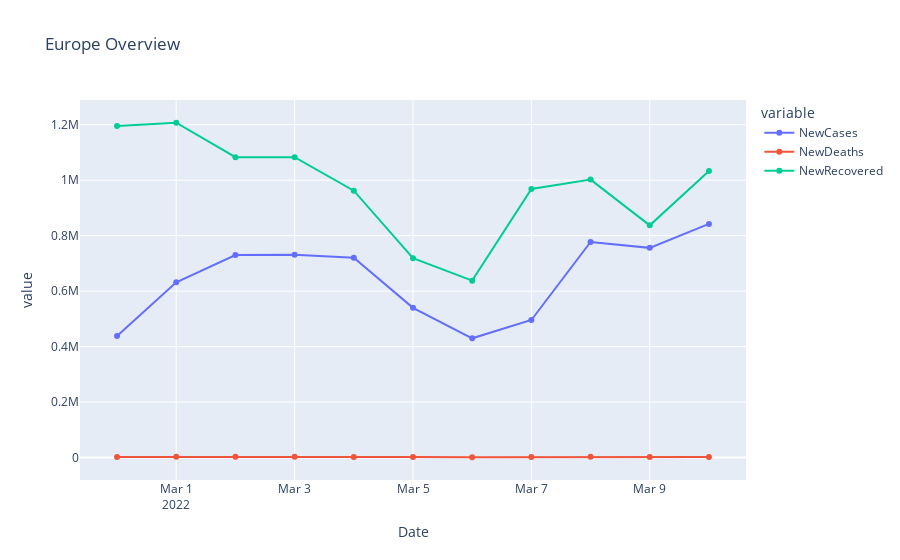
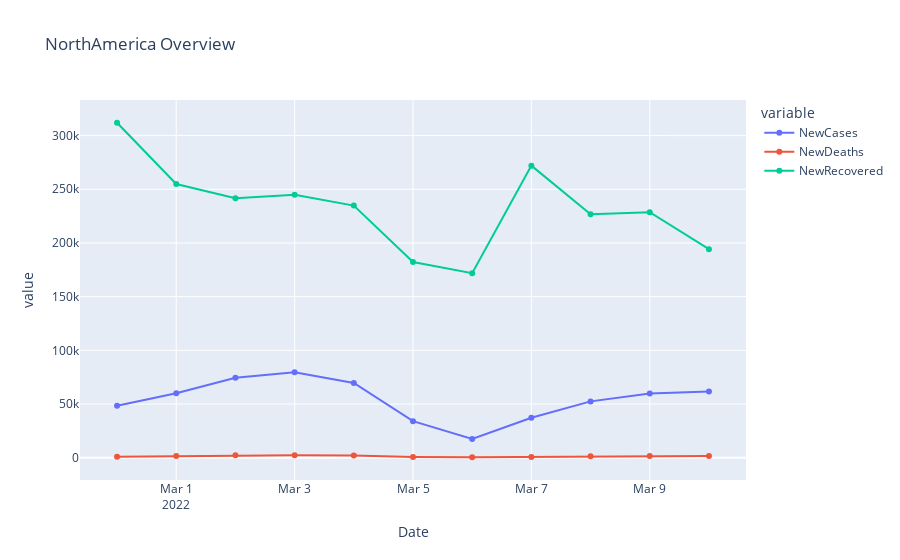
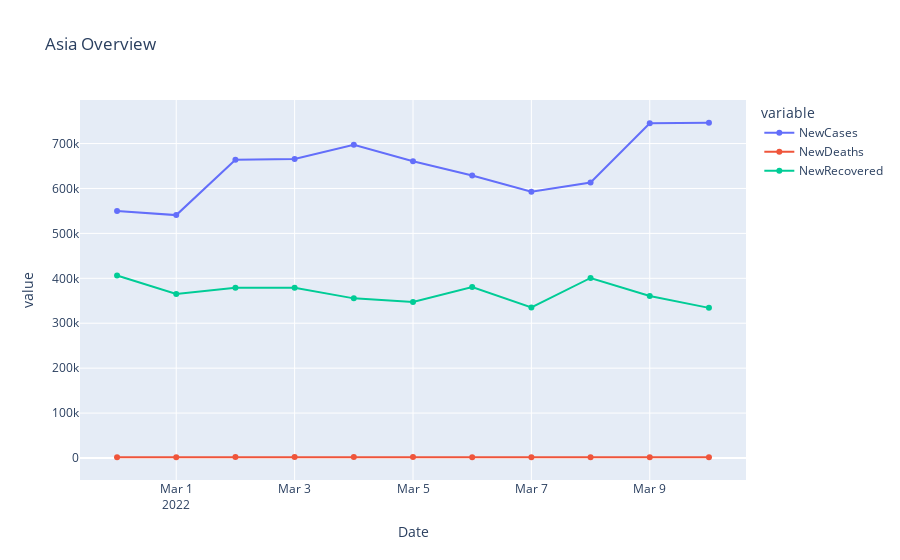
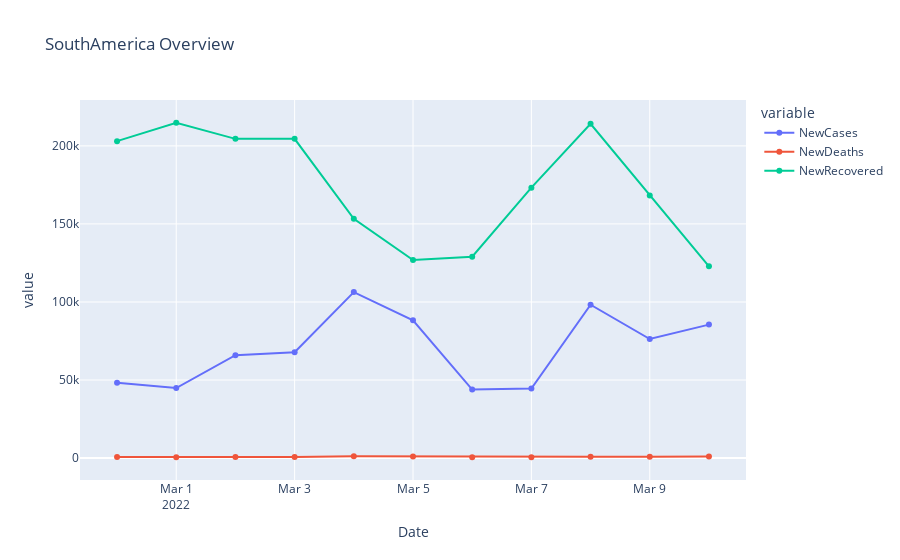

Notebook cell for these charts, in order:
### Code cell
for continent in continents:
    continent_df_day = df_covid_by_day_plots[df_covid_by_day_plots['Continent'] == continent]
    
    #continent_df_day.set_index('Date',inplace=True)
    continent_df_day = continent_df_day.groupby(by='Date').sum().reset_index()
    
    title = continent + " Overview"
    fig = px.line(continent_df_day, x="Date", y=['NewCases', 'NewDeaths','NewRecovered'], markers = True, title=title)
    fig.show()

### Figure 1 — Plotly figure (JSON) as saved in the notebook; plotly's stock layout.template omitted (floating-point values rounded to 4 significant figures)
{"data": [{"hovertemplate": "variable=NewCases<br>Date=%{x}<br>value=%{y}<extra></extra>", "legendgroup": "NewCases", "line": {"color": "#636efa", "dash": "solid"}, "marker": {"symbol": "circle"}, "mode": "lines+markers", "name": "NewCases", "orientation": "v", "showlegend": true, "type": "scatter", "x": ["2022-02-28T00:00:00", "2022-03-01T00:00:00", "2022-03-02T00:00:00", "2022-03-03T00:00:00", "2022-03-04T00:00:00", "2022-03-05T00:00:00", "2022-03-06T00:00:00", "2022-03-07T00:00:00", "2022-03-08T00:00:00", "2022-03-09T00:00:00", "2022-03-10T00:00:00"], "xaxis": "x", "y": [438608, 631745, 730262, 731256, 720211, 539851, 429928, 496107, 777168, 756033, 842448], "yaxis": "y"}, {"hovertemplate": "variable=NewDeaths<br>Date=%{x}<br>value=%{y}<extra></extra>", "legendgroup": "NewDeaths", "line": {"color": "#EF553B", "dash": "solid"}, "marker": {"symbol": "circle"}, "mode": "lines+markers", "name": "NewDeaths", "orientation": "v", "showlegend": true, "type": "scatter", "x": ["2022-02-28T00:00:00", "2022-03-01T00:00:00", "2022-03-02T00:00:00", "2022-03-03T00:00:00", "2022-03-04T00:00:00", "2022-03-05T00:00:00", "2022-03-06T00:00:00", "2022-03-07T00:00:00", "2022-03-08T00:00:00", "2022-03-09T00:00:00", "2022-03-10T00:00:00"], "xaxis": "x", "y": [2269, 2651, 2628, 2628, 2552, 1888, 1268, 1932, 2982, 2311, 2153], "yaxis": "y"}, {"hovertemplate": "variable=NewRecovered<br>Date=%{x}<br>value=%{y}<extra></extra>", "legendgroup": "NewRecovered", "line": {"color": "#00cc96", "dash": "solid"}, "marker": {"symbol": "circle"}, "mode": "lines+markers", "name": "NewRecovered", "orientation": "v", "showlegend": true, "type": "scatter", "x": ["2022-02-28T00:00:00", "2022-03-01T00:00:00", "2022-03-02T00:00:00", "2022-03-03T00:00:00", "2022-03-04T00:00:00", "2022-03-05T00:00:00", "2022-03-06T00:00:00", "2022-03-07T00:00:00", "2022-03-08T00:00:00", "2022-03-09T00:00:00", "2022-03-10T00:00:00"], "xaxis": "x", "y": [1195673, 1207050, 1082923, 1082923, 962173, 719040, 637883, 968520, 1002120, 837165, 1033432], "yaxis": "y"}], "layout": {"legend": {"title": {"text": "variable"}, "tracegroupgap": 0}, "title": {"text": "Europe Overview"}, "xaxis": {"anchor": "y", "domain": [0, 1], "title": {"text": "Date"}}, "yaxis": {"anchor": "x", "domain": [0, 1], "title": {"text": "value"}}}}

### Figure 2 — Plotly figure (JSON) as saved in the notebook; plotly's stock layout.template omitted (floating-point values rounded to 4 significant figures)
{"data": [{"hovertemplate": "variable=NewCases<br>Date=%{x}<br>value=%{y}<extra></extra>", "legendgroup": "NewCases", "line": {"color": "#636efa", "dash": "solid"}, "marker": {"symbol": "circle"}, "mode": "lines+markers", "name": "NewCases", "orientation": "v", "showlegend": true, "type": "scatter", "x": ["2022-02-28T00:00:00", "2022-03-01T00:00:00", "2022-03-02T00:00:00", "2022-03-03T00:00:00", "2022-03-04T00:00:00", "2022-03-05T00:00:00", "2022-03-06T00:00:00", "2022-03-07T00:00:00", "2022-03-08T00:00:00", "2022-03-09T00:00:00", "2022-03-10T00:00:00"], "xaxis": "x", "y": [48494, 59993, 74462, 79565, 69621, 34089, 17526, 37276, 52481, 59922, 61684], "yaxis": "y"}, {"hovertemplate": "variable=NewDeaths<br>Date=%{x}<br>value=%{y}<extra></extra>", "legendgroup": "NewDeaths", "line": {"color": "#EF553B", "dash": "solid"}, "marker": {"symbol": "circle"}, "mode": "lines+markers", "name": "NewDeaths", "orientation": "v", "showlegend": true, "type": "scatter", "x": ["2022-02-28T00:00:00", "2022-03-01T00:00:00", "2022-03-02T00:00:00", "2022-03-03T00:00:00", "2022-03-04T00:00:00", "2022-03-05T00:00:00", "2022-03-06T00:00:00", "2022-03-07T00:00:00", "2022-03-08T00:00:00", "2022-03-09T00:00:00", "2022-03-10T00:00:00"], "xaxis": "x", "y": [1008, 1692, 2278, 2393, 2031, 734, 450, 634, 1307, 1609, 1605], "yaxis": "y"}, {"hovertemplate": "variable=NewRecovered<br>Date=%{x}<br>value=%{y}<extra></extra>", "legendgroup": "NewRecovered", "line": {"color": "#00cc96", "dash": "solid"}, "marker": {"symbol": "circle"}, "mode": "lines+markers", "name": "NewRecovered", "orientation": "v", "showlegend": true, "type": "scatter", "x": ["2022-02-28T00:00:00", "2022-03-01T00:00:00", "2022-03-02T00:00:00", "2022-03-03T00:00:00", "2022-03-04T00:00:00", "2022-03-05T00:00:00", "2022-03-06T00:00:00", "2022-03-07T00:00:00", "2022-03-08T00:00:00", "2022-03-09T00:00:00", "2022-03-10T00:00:00"], "xaxis": "x", "y": [311972, 254870, 241729, 244869, 234855, 182292, 171862, 272036, 226778, 228602, 194200], "yaxis": "y"}], "layout": {"legend": {"title": {"text": "variable"}, "tracegroupgap": 0}, "title": {"text": "NorthAmerica Overview"}, "xaxis": {"anchor": "y", "domain": [0, 1], "title": {"text": "Date"}}, "yaxis": {"anchor": "x", "domain": [0, 1], "title": {"text": "value"}}}}

### Figure 3 — Plotly figure (JSON) as saved in the notebook; plotly's stock layout.template omitted (floating-point values rounded to 4 significant figures)
{"data": [{"hovertemplate": "variable=NewCases<br>Date=%{x}<br>value=%{y}<extra></extra>", "legendgroup": "NewCases", "line": {"color": "#636efa", "dash": "solid"}, "marker": {"symbol": "circle"}, "mode": "lines+markers", "name": "NewCases", "orientation": "v", "showlegend": true, "type": "scatter", "x": ["2022-02-28T00:00:00", "2022-03-01T00:00:00", "2022-03-02T00:00:00", "2022-03-03T00:00:00", "2022-03-04T00:00:00", "2022-03-05T00:00:00", "2022-03-06T00:00:00", "2022-03-07T00:00:00", "2022-03-08T00:00:00", "2022-03-09T00:00:00", "2022-03-10T00:00:00"], "xaxis": "x", "y": [550075, 540721, 663771, 665479, 697132, 660777, 628950, 592776, 613406, 745049, 746291], "yaxis": "y"}, {"hovertemplate": "variable=NewDeaths<br>Date=%{x}<br>value=%{y}<extra></extra>", "legendgroup": "NewDeaths", "line": {"color": "#EF553B", "dash": "solid"}, "marker": {"symbol": "circle"}, "mode": "lines+markers", "name": "NewDeaths", "orientation": "v", "showlegend": true, "type": "scatter", "x": ["2022-02-28T00:00:00", "2022-03-01T00:00:00", "2022-03-02T00:00:00", "2022-03-03T00:00:00", "2022-03-04T00:00:00", "2022-03-05T00:00:00", "2022-03-06T00:00:00", "2022-03-07T00:00:00", "2022-03-08T00:00:00", "2022-03-09T00:00:00", "2022-03-10T00:00:00"], "xaxis": "x", "y": [1816, 1787, 2004, 2004, 2245, 1960, 1761, 1668, 1796, 1941, 1875], "yaxis": "y"}, {"hovertemplate": "variable=NewRecovered<br>Date=%{x}<br>value=%{y}<extra></extra>", "legendgroup": "NewRecovered", "line": {"color": "#00cc96", "dash": "solid"}, "marker": {"symbol": "circle"}, "mode": "lines+markers", "name": "NewRecovered", "orientation": "v", "showlegend": true, "type": "scatter", "x": ["2022-02-28T00:00:00", "2022-03-01T00:00:00", "2022-03-02T00:00:00", "2022-03-03T00:00:00", "2022-03-04T00:00:00", "2022-03-05T00:00:00", "2022-03-06T00:00:00", "2022-03-07T00:00:00", "2022-03-08T00:00:00", "2022-03-09T00:00:00", "2022-03-10T00:00:00"], "xaxis": "x", "y": [406160, 365353, 378837, 378837, 355344, 347517, 380772, 335291, 400761, 360733, 334194], "yaxis": "y"}], "layout": {"legend": {"title": {"text": "variable"}, "tracegroupgap": 0}, "title": {"text": "Asia Overview"}, "xaxis": {"anchor": "y", "domain": [0, 1], "title": {"text": "Date"}}, "yaxis": {"anchor": "x", "domain": [0, 1], "title": {"text": "value"}}}}

### Figure 4 — Plotly figure (JSON) as saved in the notebook; plotly's stock layout.template omitted (floating-point values rounded to 4 significant figures)
{"data": [{"hovertemplate": "variable=NewCases<br>Date=%{x}<br>value=%{y}<extra></extra>", "legendgroup": "NewCases", "line": {"color": "#636efa", "dash": "solid"}, "marker": {"symbol": "circle"}, "mode": "lines+markers", "name": "NewCases", "orientation": "v", "showlegend": true, "type": "scatter", "x": ["2022-02-28T00:00:00", "2022-03-01T00:00:00", "2022-03-02T00:00:00", "2022-03-03T00:00:00", "2022-03-04T00:00:00", "2022-03-05T00:00:00", "2022-03-06T00:00:00", "2022-03-07T00:00:00", "2022-03-08T00:00:00", "2022-03-09T00:00:00", "2022-03-10T00:00:00"], "xaxis": "x", "y": [48257, 44831, 65916, 67782, 106315, 88234, 43889, 44520, 98227, 76281, 85498], "yaxis": "y"}, {"hovertemplate": "variable=NewDeaths<br>Date=%{x}<br>value=%{y}<extra></extra>", "legendgroup": "NewDeaths", "line": {"color": "#EF553B", "dash": "solid"}, "marker": {"symbol": "circle"}, "mode": "lines+markers", "name": "NewDeaths", "orientation": "v", "showlegend": true, "type": "scatter", "x": ["2022-02-28T00:00:00", "2022-03-01T00:00:00", "2022-03-02T00:00:00", "2022-03-03T00:00:00", "2022-03-04T00:00:00", "2022-03-05T00:00:00", "2022-03-06T00:00:00", "2022-03-07T00:00:00", "2022-03-08T00:00:00", "2022-03-09T00:00:00", "2022-03-10T00:00:00"], "xaxis": "x", "y": [666, 532, 701, 702, 1093, 947, 594, 530, 771, 842, 966], "yaxis": "y"}, {"hovertemplate": "variable=NewRecovered<br>Date=%{x}<br>value=%{y}<extra></extra>", "legendgroup": "NewRecovered", "line": {"color": "#00cc96", "dash": "solid"}, "marker": {"symbol": "circle"}, "mode": "lines+markers", "name": "NewRecovered", "orientation": "v", "showlegend": true, "type": "scatter", "x": ["2022-02-28T00:00:00", "2022-03-01T00:00:00", "2022-03-02T00:00:00", "2022-03-03T00:00:00", "2022-03-04T00:00:00", "2022-03-05T00:00:00", "2022-03-06T00:00:00", "2022-03-07T00:00:00", "2022-03-08T00:00:00", "2022-03-09T00:00:00", "2022-03-10T00:00:00"], "xaxis": "x", "y": [203040, 214819, 204507, 204507, 153257, 126908, 129029, 173239, 214119, 168169, 122849], "yaxis": "y"}], "layout": {"legend": {"title": {"text": "variable"}, "tracegroupgap": 0}, "title": {"text": "SouthAmerica Overview"}, "xaxis": {"anchor": "y", "domain": [0, 1], "title": {"text": "Date"}}, "yaxis": {"anchor": "x", "domain": [0, 1], "title": {"text": "value"}}}}
